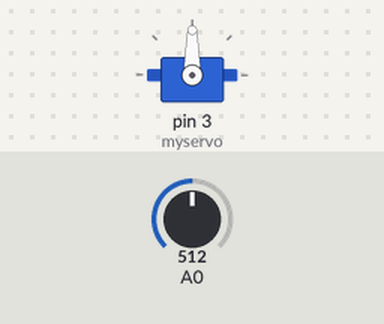
Bench run of a sketch on a simulated Arduino Uno, built with avr-gcc and run on an emulated ATmega328P. Parts: servo. The inputs (shaded band) are chosen by the test bench; at power-on: A0 = 512.

Above: at 1.2 s.
1.3 s: A0 set to 716
At 2.5 s:
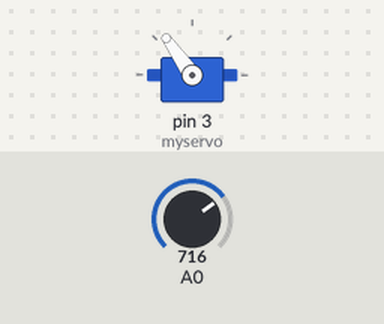
2.8 s: A0 set to 900
At 3.3 s:
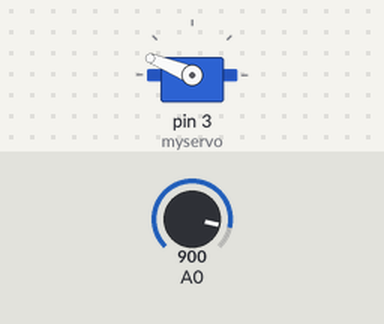
4.3 s: A0 set to 1023
At 4.7 s:
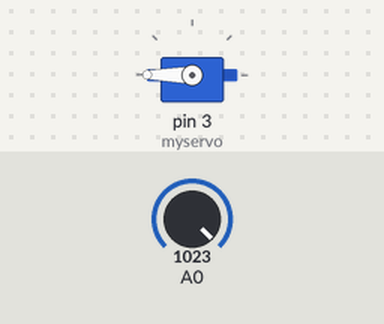
5.8 s: A0 set to 306
At 6.8 s:
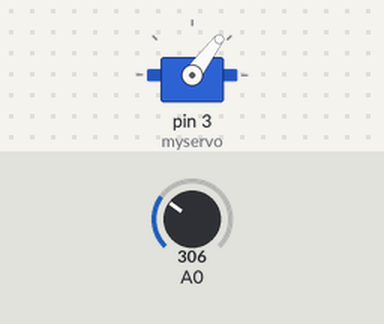
7.3 s: A0 set to 122
At 8.2 s:
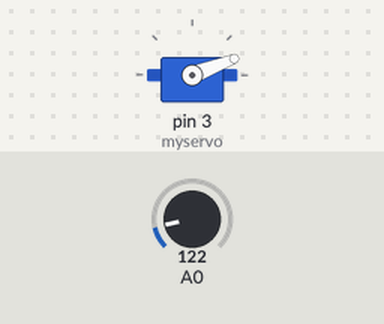
Timing chart, 0 to 9.8 s (numbered marks = the images above; inputs shaded):
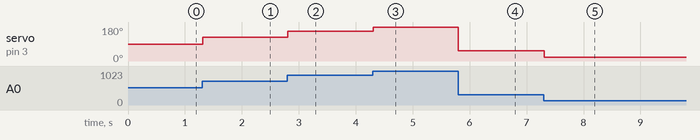

Measured:
- after the input at 1.3 s, servo on pin 3 (myservo): 90° → 125° at once
- after the input at 2.8 s, servo on pin 3 (myservo): 125° → 158° at once
- after the input at 4.3 s, servo on pin 3 (myservo): 158° → 180° at once
- after the input at 5.8 s, servo on pin 3 (myservo): 180° → 53° at once
- after the input at 7.3 s, servo on pin 3 (myservo): 53° → 21° at once

The sketch:

Part_4.ino
```cpp
#include <Servo.h>

Servo myservo;

void setup()
{
  myservo.attach(3);

}

void loop()
{
  int potVal = analogRead(A0);
  potVal = map(potVal, 0, 1023, 0, 180);
  myservo.write(potVal);
  delay(15);
}
```
